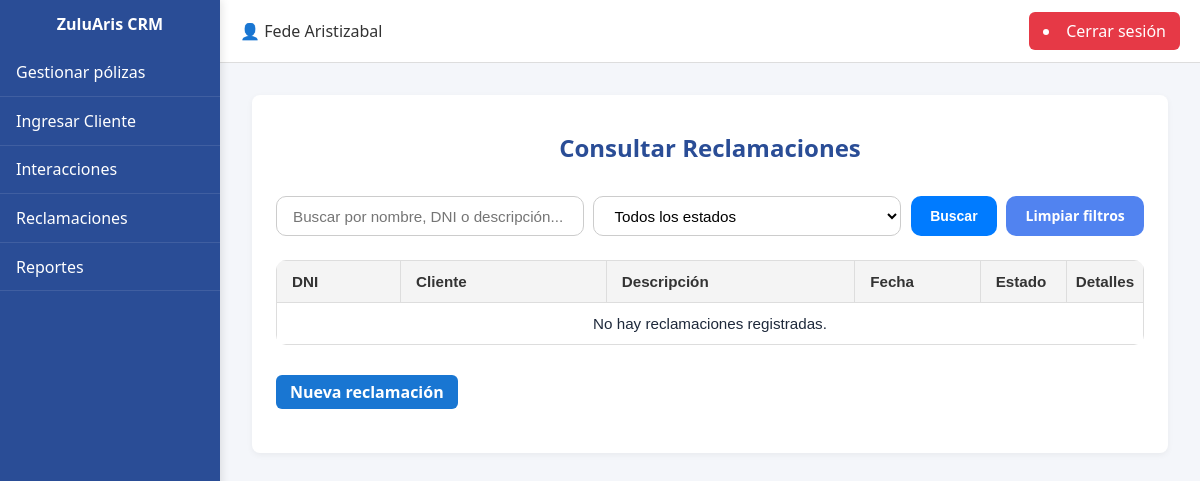
The page /reclamaciones/ (signed in) on the database as committed earlier.
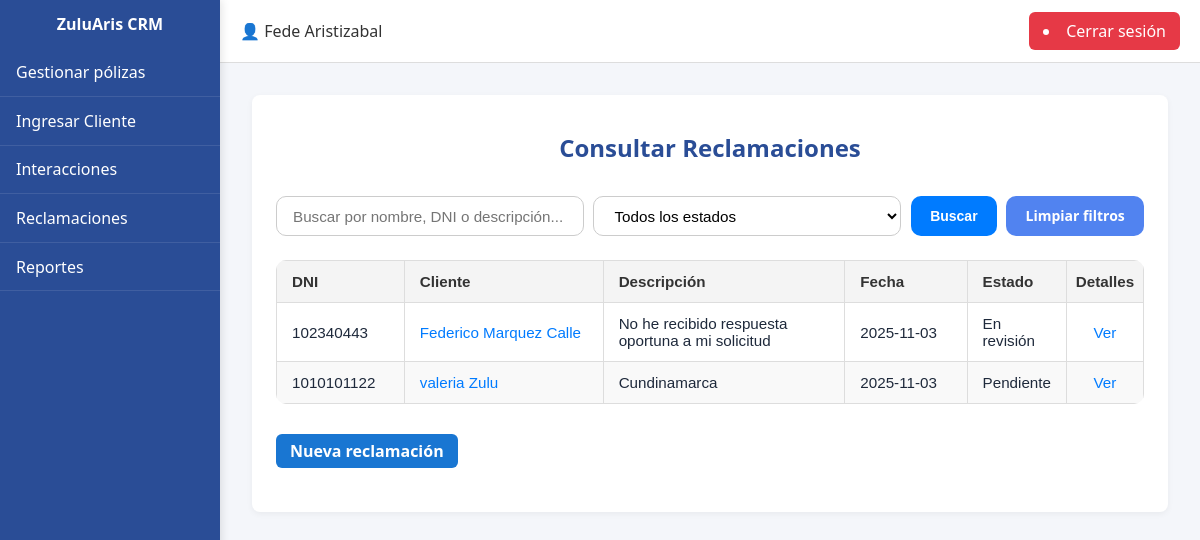
The same page on the database as committed later.
### CRM/models.py (models this page shows)
class Reclamaciones(models.Model):
    id = models.AutoField(primary_key=True)
    dni_asesor = models.ForeignKey(Usuarios, on_delete=models.CASCADE)
    dni_cliente = models.ForeignKey(Clientes, on_delete=models.CASCADE)
    poliza = models.ForeignKey(Polizas, on_delete=models.SET_NULL, null=True, db_column="id_poliza")
    fecha = models.DateField(auto_now_add=True)
    fecha_actualizacion = models.DateTimeField(auto_now=True)
    descripcion = models.TextField(blank=True, null=True)
    id_estado = models.ForeignKey(Estado, on_delete=models.CASCADE, db_column="id_estado", related_name="reclamacion_estado")
    class Meta:
        db_table = "reclamaciones"

class Clientes(models.Model):
    dni = models.CharField(max_length=50, primary_key=True)
    id_tipo_dni = models.ForeignKey(Tipo_DNI, on_delete=models.CASCADE)
    nombre = models.CharField(max_length=200)
    direccion = models.CharField(max_length=200, blank=True, null=True)
    id_ciudad = models.ForeignKey(Ciudades, on_delete=models.CASCADE)
    telefono = models.CharField(max_length=50, blank=True, null=True)
    celular = models.CharField(max_length=50)
    correo = models.EmailField(blank=True, null=True)
    asesor = models.ForeignKey("Usuarios", on_delete=models.SET_NULL, null=True, blank=True, related_name="clientes")
    class Meta:
        db_table = "clientes"

class Estado(models.Model):
    id = models.AutoField(primary_key=True)
    descripcion = models.CharField(max_length=50, unique=True)
    class Meta:
        db_table = "estados"

### CRM/views.py (the view)
# urls.py: path('reclamaciones/', CRM.views.reclamaciones),
def reclamaciones(request):
    if not request.user.is_authenticated:
        messages.error(request, "Debes iniciar sesión.")
        return redirect("/login")
    try:
        asesor = Usuarios.objects.get(user=request.user)
    except Usuarios.DoesNotExist:
        messages.error(request, "Tu perfil no está asociado correctamente.")
        return redirect("/")
    query = request.GET.get("q", "").strip()
    estado_id = request.GET.get("estado")
    reclamaciones_qs = Reclamaciones.objects.filter(
        dni_asesor__empresa=asesor.empresa
    ).select_related("dni_cliente", "id_estado")
    if query:
        reclamaciones_qs = reclamaciones_qs.filter(
            Q(dni_cliente__nombre__icontains=query) |
            Q(dni_cliente__dni__icontains=query) |
            Q(descripcion__icontains=query)
        )
    if estado_id:
        reclamaciones_qs = reclamaciones_qs.filter(id_estado_id=estado_id)
    reclamaciones_qs = reclamaciones_qs.order_by('-fecha')
    context = {
        "reclamaciones": reclamaciones_qs,
        "query": query,
        "estado_id": estado_id,
        "estados": Estado.objects.all()
    }
    return render(request, "reclamaciones.html", context)

### CRM/templates/reclamaciones.html (shortened to what this page needs)
{% extends 'layout_panel.html' %}
{% load static %}
{% block content %}
<div class="card">
    <div class="card-header">
        <h2>Consultar Reclamaciones</h2>
    </div>
    <form class="consulta-filtros" method="get" action="">
        <div class="grupo-busqueda">
            <input
                type="text"
                name="q"
                value="{{ query }}"
                placeholder="Buscar por nombre, DNI o descripción..."
                class="input-busqueda"
            >
            <select name="estado" class="input-select">
                <option value="">Todos los estados</option>
            </select>
            <button type="submit" class="btn-buscar">Buscar</button>
            <a href="{% url 'reclamaciones' %}" class="btn-limpiar">Limpiar filtros</a>
        </div>
    </form>
    <table class="tabla_reclamaciones">
        <thead>
            <tr>
                <th class="col-header col-dni">DNI</th>
                <th class="col-header col-nombre">Cliente</th>
                <th class="col-header col-asunto">Descripción</th>
                <th class="col-header col-fecha">Fecha</th>
                <th class="col-header col-estado">Estado</th>
                <th class="col-header col-detalles">Detalles</th>
            </tr>
        </thead>
        <tbody>
            {% if reclamaciones %}
                {% for r in reclamaciones %}
                <tr>
                    <td class="col-dni">{{ r.dni_cliente.dni }}</td>
                    <td class="col-nombre">
                        <a href="{% url 'detalle_cliente' r.dni_cliente.dni %}" class="cliente-link">
                            {{ r.dni_cliente.nombre }}
                        </a>
                    </td>
                    <td class="col-asunto">{{ r.descripcion|default:"-" }}</td>
                    <td class="col-fecha">{{ r.fecha|date:"Y-m-d" }}</td>
                    <td class="col-estado">{{ r.id_estado.descripcion|default:"-" }}</td>
                    <td class="col-detalles">
                        <a href="{% url 'detalle_reclamacion' r.id %}" class="cliente-link">
                            Ver
                        </a>
                    </td>
                </tr>
                {% endfor %}
            {% else %}
                <tr>
                    <td colspan="6" style="text-align:center;">No hay reclamaciones registradas.</td>
                </tr>
            {% endif %}
        </tbody>
    </table>
    <div class="acciones-polizas">
        <a href="{% url 'crear_reclamacion' %}" class="btn-guardar">Nueva reclamación</a>
    </div>
</div>
{% endblock %}

Rows that differ between the two databases and show on the page:
added Reclamaciones: dni_cliente.dni "102340443", dni_cliente.nombre "Federico Marquez Calle", descripcion "No he recibido respuesta oportuna a mi solicitud", fecha "2025-11-03", id_estado.descripcion "En revisión"
added Reclamaciones: dni_cliente.dni "1010101122", dni_cliente.nombre "valeria Zulu", descripcion "Cundinamarca", fecha "2025-11-03", id_estado.descripcion "Pendiente"
Other text that changed with them:
text no longer shown: "No hay reclamaciones registradas."
